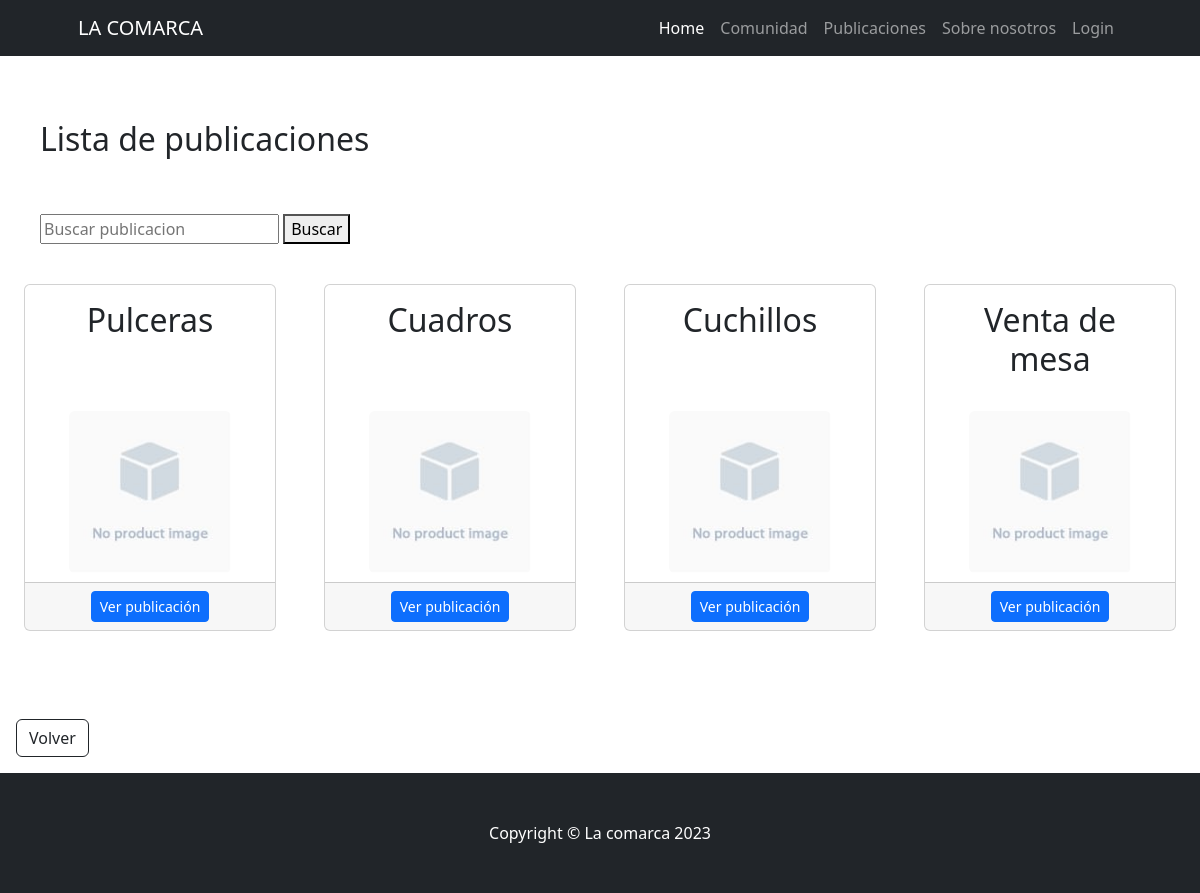
/publicaciones/publicaciones_list/, run on an earlier commit of the app's database.
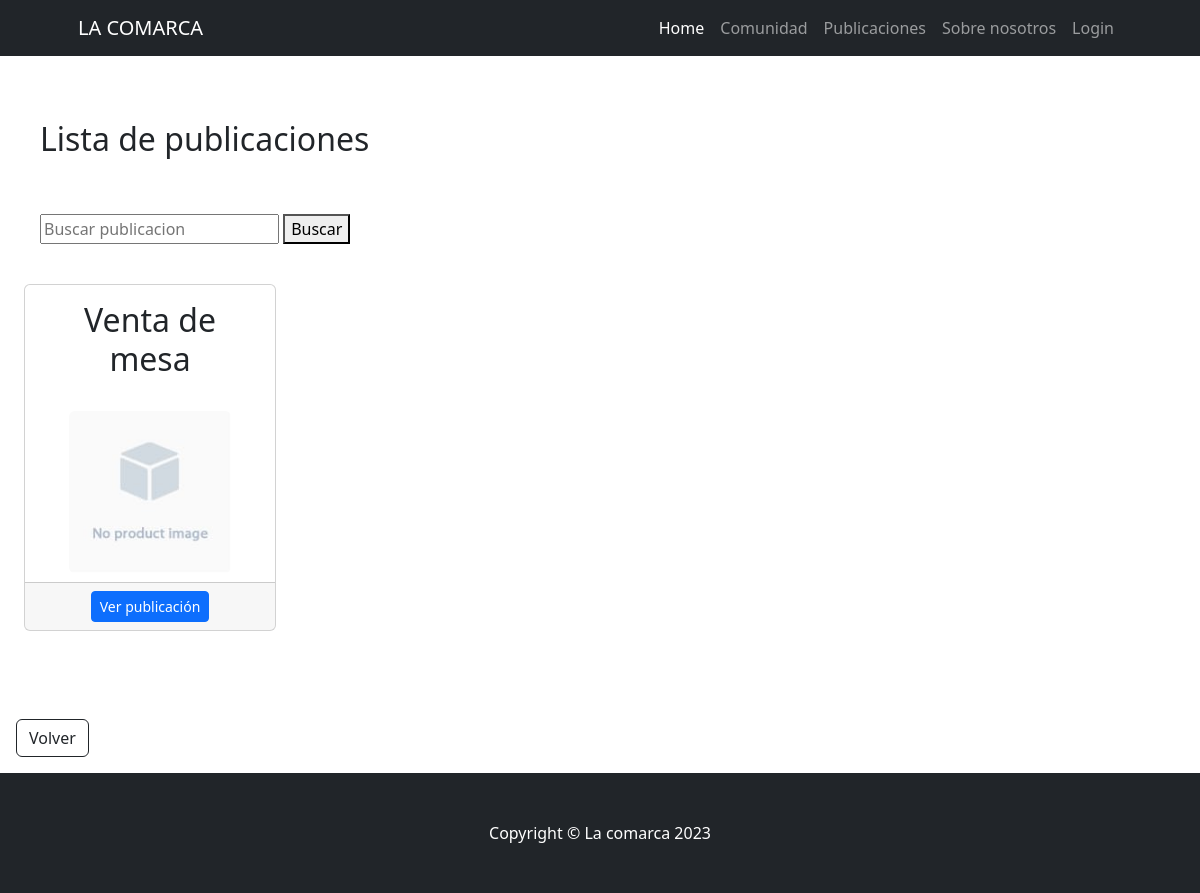
And on a later commit of the database.
### publicaciones/models.py (models this page shows, shortened)
class Publicaciones(models.Model):
    titulo = models.CharField(max_length=30)
    descripcion = models.CharField(max_length=300)
    cantidad = models.IntegerField(null=True, blank=True)
    precio = models.DecimalField(max_digits=10,decimal_places=2,null=True,blank=True)
    email_contacto = models.EmailField(null=True,blank=True)
    telefono_contacto = models.IntegerField(null=True,blank=True)
    class Meta:
        verbose_name = "Publicación"
        verbose_name_plural = "Publicaciones"

### publicaciones/views.py (the view)
# urls.py: path("publicaciones_list/", views.PublicacionesList.as_view(), name="publicaciones_list"),
class PublicacionesList(ListView):
    model = models.Publicaciones
    def get_queryset(self):
        consulta = self.request.GET.get("buscar")
        if consulta:
            object_list = models.Publicaciones.objects.filter(titulo__icontains=consulta)
        else:
            object_list = models.Publicaciones.objects.all()
        return object_list

### publicaciones/templates/publicaciones/publicaciones_list.html (shortened to what this page needs)
{% extends 'home/base.html' %}
{% load static %}
{% block content %}
<div class="row gx-4 gx-lg-5 align-items-center my-5">
<div class="container px-4 px-lg-5">
<div class="row gx-4 gx-lg-5">
    <h2 class="m-3 ">Lista de publicaciones</h2>
    <div class="py-4 m-3">
        <form action="" method="get">
            <input type="text" name="buscar" placeholder="Buscar publicacion">
            <button type="submit">Buscar</button>
        </form>
    </div>
        {% for publicacion in object_list %}
        <div class="col-md-3 mb-4">
            <div class="card h-100">
                <div class="card-body ">
                    <h2 class="card-title text-center">{{ publicacion.titulo }}</h2>
                </div>
                <div class="d-flex justify-content-center align-items-center">
                    <img class="img-fluid rounded" src="{% static 'home/images/no-image.jpeg' %}" alt="..." style="max-height: 90%; width: auto;" />
                </div>
                <div class="card-footer text-center">
                    <a class="btn btn-primary btn-sm" href="{% url 'publicaciones:publicaciones_detail' publicacion.id %}">Ver publicación</a>
                </div>
            </div>
        </div>
        {% endfor %}
</div>
</div>
</div>
    <a class="btn btn-outline-dark m-3 m-3" href="{% url 'publicaciones:index' %}">Volver</a>
</body>
{% endblock content %}

What changed in the data, as far as the page shows it:
removed Publicaciones: titulo "Pulceras"
removed Publicaciones: titulo "Cuadros"
removed Publicaciones: titulo "Cuchillos"
